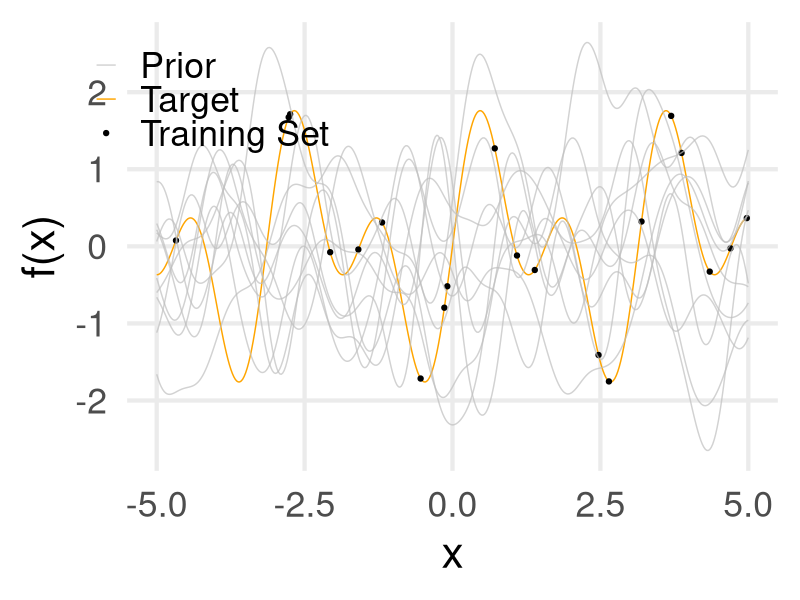
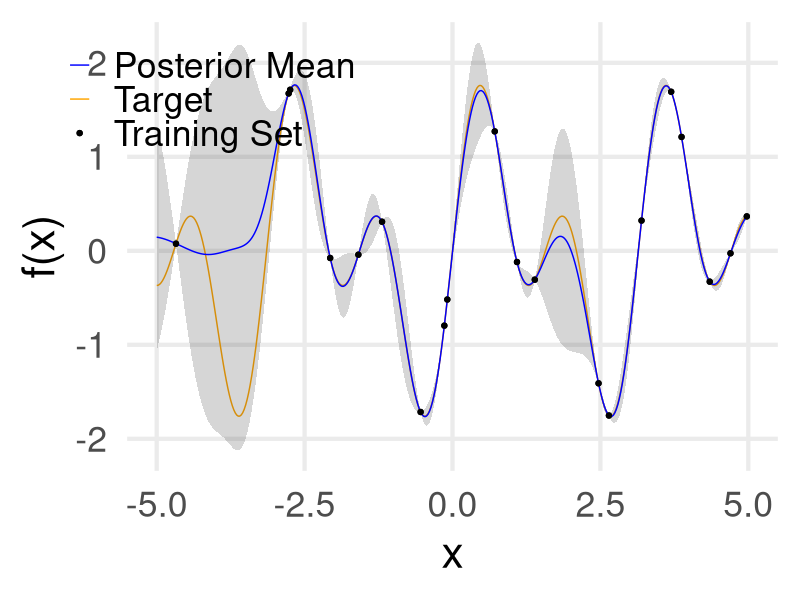

Reproduce these figures in R, in order.
## ---- chunk 1
#| fig.height: 7
#| fig.width: 15

library(tidyverse)
library(MASS, include.only = "mvrnorm")
set.seed(123)
theme_set(theme_minimal(base_size = 32) + theme(panel.grid.minor = element_blank()))

f <- function(x) sin(2*x) + sin(4*x)
k <- function(x_i, x_j, alpha, rho) alpha^2 * exp(-(x_i - x_j)^2 / (2 * rho^2))

k_xX <- function(x, X, alpha = 1, rho = 0.4) {
  N <- NROW(x)
  M <- NROW(X)
  K <- matrix(0, N, M)
  for (n in 1:N) {
    for (m in 1:M) {
      K[n, m] <- k(x[n], X[m], alpha, rho)
    }
  }
  return(K)
}

N <- 400
n <- 20
x <- seq(-5, 5, length.out = N)
f_x <- f(x)

D <- tibble(x, y = f_x)
S <- slice_sample(D, n = n)
Z <- anti_join(D, S, by = "x")

K_xx <- k_xX(x, x)

leg <- c("Training Set" = "black", "Target" = "orange", "Prior" = "grey", "Posterior Mean" = "blue")
p0 <- ggplot() +
  geom_line(data = D, aes(x, y, color = "Target")) +
  geom_point(data = S, aes(x, y, color = "Training Set")) +
  scale_color_manual(name = "", values = leg) +
  labs(y = "f(x)") +
  theme(
    legend.position = c(0.13, 0.9)
  )

# p0
## ---- chunk 2
#| fig.height: 7
#| fig.width: 15

prior <- mvrnorm(10, rep_len(0, nrow(K_xx)), K_xx) |>
  t() |>
  as_tibble() |>
  mutate(x = x) |>
  pivot_longer(-x)

p0 + geom_line(data = prior, aes(x, y = value, group = name, color = "Prior"), alpha = 0.7)
## ---- chunk 3
#| fig.height: 7
#| fig.width: 15

eps <- 0.009
K_XX <- k_xX(S$x, S$x)
K_xX <- k_xX(D$x, S$x)

# Adding a small amount of noise to the diagonal for numerical stability
mu <- K_xX %*% solve(K_XX + eps^2 * diag(n)) %*% S$y
sigma <- K_xx - K_xX %*% solve(K_XX + eps^2 * diag(n)) %*% t(K_xX)

post <- mvrnorm(100, mu, sigma) |>
  t() |>
  as_tibble() |>
  mutate(x = x) |>
  pivot_longer(-x) |>
  group_by(x) |>
  summarise(y = mean(value), s = sd(value))

p0 +
  geom_ribbon(data = post, aes(x, ymin = y - 2*s, ymax = y + 2*s), alpha = 0.2) +
  geom_line(data = post, aes(x, y, color = "Posterior Mean")) +
  geom_point(data = S, aes(x, y, color = "Training Set"))
